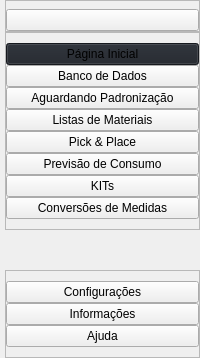
     <widget class="QCustomSlideMenu" name="leftMenuContainer" native="true">
      <property name="maximumSize">
       <size>
        <width>200</width>
        <height>16777215</height>
       </size>
      </property>
      <layout class="QVBoxLayout" name="verticalLayout">
       <property name="spacing">
        <number>0</number>
       </property>
       <property name="leftMargin">
        <number>0</number>
       </property>
       <property name="topMargin">
        <number>0</number>
       </property>
       <property name="rightMargin">
        <number>0</number>
       </property>
       <property name="bottomMargin">
        <number>0</number>
       </property>
       <item>
        <widget class="QWidget" name="leftMenuSubContainer" native="true">
         <layout class="QVBoxLayout" name="verticalLayout_2">
          <property name="spacing">
           <number>0</number>
          </property>
          <property name="leftMargin">
           <number>5</number>
          </property>
          <property name="topMargin">
           <number>0</number>
          </property>
          <property name="rightMargin">
           <number>0</number>
          </property>
          <property name="bottomMargin">
           <number>0</number>
          </property>
          <item alignment="Qt::AlignTop">
           <widget class="QFrame" name="frame">
            <property name="frameShape">
             <enum>QFrame::StyledPanel</enum>
            </property>
            <property name="frameShadow">
             <enum>QFrame::Raised</enum>
            </property>
            <layout class="QHBoxLayout" name="horizontalLayout_2">
             <property name="spacing">
              <number>0</number>
             </property>
             <property name="leftMargin">
              <number>0</number>
             </property>
             <property name="topMargin">
              <number>8</number>
             </property>
             <property name="rightMargin">
              <number>0</number>
             </property>
             <property name="bottomMargin">
              <number>0</number>
             </property>
             <item>
              <widget class="QPushButton" name="menuBtn">
               <property name="toolTip">
                <string>Menu</string>
               </property>
               <property name="text">
                <string/>
               </property>
               <property name="icon">
                <iconset resource="resources.qrc">
                 <normaloff>:/icons/icons/feather-WHITE/align-justify.svg</normaloff>:/icons/icons/feather-WHITE/align-justify.svg</iconset>
               </property>
               <property name="iconSize">
                <size>
                 <width>24</width>
                 <height>24</height>
                </size>
               </property>
               <property name="flat">
                <bool>false</bool>
               </property>
              </widget>
             </item>
            </layout>
           </widget>
          </item>
          <item alignment="Qt::AlignTop">
           <widget class="QFrame" name="frame_2">
            <property name="sizePolicy">
             <sizepolicy hsizetype="Preferred" vsizetype="Preferred">
              <horstretch>0</horstretch>
              <verstretch>0</verstretch>
             </sizepolicy>
            </property>
            <property name="frameShape">
             <enum>QFrame::StyledPanel</enum>
            </property>
            <property name="frameShadow">
             <enum>QFrame::Raised</enum>
            </property>
            <layout class="QVBoxLayout" name="verticalLayout_3">
             <property name="spacing">
              <number>0</number>
             </property>
             <property name="leftMargin">
              <number>0</number>
             </property>
             <property name="topMargin">
              <number>10</number>
             </property>
             <property name="rightMargin">
              <number>0</number>
             </property>
             <property name="bottomMargin">
              <number>10</number>
             </property>
             <item>
              <widget class="QPushButton" name="homeBtn">
               <property name="enabled">
                <bool>true</bool>
               </property>
               <property name="sizePolicy">
                <sizepolicy hsizetype="Minimum" vsizetype="Fixed">
                 <horstretch>0</horstretch>
                 <verstretch>0</verstretch>
                </sizepolicy>
               </property>
               <property name="sizeIncrement">
                <size>
                 <width>0</width>
                 <height>0</height>
                </size>
               </property>
               <property name="font">
                <font>
                 <stylestrategy>PreferAntialias</stylestrategy>
                </font>
               </property>
               <property name="toolTip">
                <string>Página Inicial</string>
               </property>
               <property name="layoutDirection">
                <enum>Qt::LeftToRight</enum>
               </property>
               <property name="autoFillBackground">
                <bool>false</bool>
               </property>
               <property name="styleSheet">
                <string notr="true">background-color: #1F232A;</string>
               </property>
               <property name="text">
                <string>Página Inicial</string>
               </property>
               <property name="icon">
                <iconset resource="resources.qrc">
                 <normaloff>:/icons/icons/feather-WHITE/home.svg</normaloff>:/icons/icons/feather-WHITE/home.svg</iconset>
               </property>
               <property name="iconSize">
                <size>
                 <width>24</width>
                 <height>24</height>
                </size>
               </property>
              </widget>
             </item>
             <item>
              <widget class="QPushButton" name="dataBtn">
               <property name="toolTip">
                <string>Banco de Dados</string>
               </property>
               <property name="text">
                <string>Banco de Dados</string>
               </property>
               <property name="icon">
                <iconset resource="resources.qrc">
                 <normaloff>:/icons/icons/feather-WHITE/database.svg</normaloff>:/icons/icons/feather-WHITE/database.svg</iconset>
               </property>
               <property name="iconSize">
                <size>
                 <width>24</width>
                 <height>24</height>
                </size>
               </property>
              </widget>
             </item>
             <item>
              <widget class="QPushButton" name="waitingBtn">
               <property name="toolTip">
                <string>Aguardando Padronização</string>
               </property>
               <property name="text">
                <string>Aguardando Padronização</string>
               </property>
               <property name="icon">
                <iconset resource="resources.qrc">
                 <normaloff>:/icons/icons/feather-WHITE/clock.svg</normaloff>:/icons/icons/feather-WHITE/clock.svg</iconset>
               </property>
               <property name="iconSize">
                <size>
                 <width>24</width>
                 <height>24</height>
                </size>
               </property>
              </widget>
             </item>
             <item>
              <widget class="QPushButton" name="bomBtn">
               <property name="toolTip">
                <string>Listas de Materiais</string>
               </property>
               <property name="text">
                <string>Listas de Materiais</string>
               </property>
               <property name="icon">
                <iconset resource="resources.qrc">
                 <normaloff>:/icons/icons/feather-WHITE/list.svg</normaloff>:/icons/icons/feather-WHITE/list.svg</iconset>
               </property>
               <property name="iconSize">
                <size>
                 <width>24</width>
                 <height>24</height>
                </size>
               </property>
              </widget>
             </item>
             <item>
              <widget class="QPushButton" name="pickplaceBtn">
               <property name="toolTip">
                <string>Pick &amp; Place</string>
               </property>
               <property name="text">
                <string>Pick &amp;&amp; Place</string>
               </property>
               <property name="icon">
                <iconset resource="resources.qrc">
                 <normaloff>:/icons/icons/feather-WHITE/cpu.svg</normaloff>:/icons/icons/feather-WHITE/cpu.svg</iconset>
               </property>
               <property name="iconSize">
                <size>
                 <width>24</width>
                 <height>24</height>
                </size>
               </property>
              </widget>
             </item>
             <item>
              <widget class="QPushButton" name="forecastingBtn">
               <property name="toolTip">
                <string>Previsão de Consumo</string>
               </property>
               <property name="text">
                <string>Previsão de Consumo</string>
               </property>
               <property name="icon">
                <iconset resource="resources.qrc">
                 <normaloff>:/icons/icons/feather-WHITE/trending-up.svg</normaloff>:/icons/icons/feather-WHITE/trending-up.svg</iconset>
               </property>
               <property name="iconSize">
                <size>
                 <width>24</width>
                 <height>24</height>
                </size>
               </property>
              </widget>
             </item>
             <item>
              <widget class="QPushButton" name="kitsBtn">
               <property name="toolTip">
                <string>KITs</string>
               </property>
               <property name="text">
                <string>KITs</string>
               </property>
               <property name="icon">
                <iconset resource="resources.qrc">
                 <normaloff>:/icons/icons/feather-WHITE/package.svg</normaloff>:/icons/icons/feather-WHITE/package.svg</iconset>
               </property>
               <property name="iconSize">
                <size>
                 <width>24</width>
                 <height>24</height>
                </size>
               </property>
              </widget>
             </item>
             <item>
              <widget class="QPushButton" name="convertBtn">
               <property name="toolTip">
                <string>Conversões de Medidas</string>
               </property>
               <property name="text">
                <string>Conversões de Medidas</string>
               </property>
               <property name="icon">
                <iconset resource="resources.qrc">
                 <normaloff>:/icons/icons/feather-WHITE/refresh-cw.svg</normaloff>:/icons/icons/feather-WHITE/refresh-cw.svg</iconset>
               </property>
               <property name="iconSize">
                <size>
                 <width>24</width>
                 <height>24</height>
                </size>
               </property>
              </widget>
             </item>
            </layout>
           </widget>
          </item>
          <item>
           <spacer name="verticalSpacer">
            <property name="orientation">
             <enum>Qt::Vertical</enum>
            </property>
            <property name="sizeHint" stdset="0">
             <size>
              <width>20</width>
              <height>40</height>
             </size>
            </property>
           </spacer>
          </item>
          <item alignment="Qt::AlignBottom">
           <widget class="QFrame" name="frame_3">
            <property name="frameShape">
             <enum>QFrame::StyledPanel</enum>
            </property>
            <property name="frameShadow">
             <enum>QFrame::Raised</enum>
            </property>
            <layout class="QVBoxLayout" name="verticalLayout_4">
             <property name="spacing">
              <number>0</number>
             </property>
             <property name="leftMargin">
              <number>0</number>
             </property>
             <property name="topMargin">
              <number>10</number>
             </property>
             <property name="rightMargin">
              <number>0</number>
             </property>
             <property name="bottomMargin">
              <number>10</number>
             </property>
             <item>
              <widget class="QPushButton" name="settingsBtn">
               <property name="toolTip">
                <string>Configurações</string>
               </property>
               <property name="text">
                <string>Configurações</string>
               </property>
               <property name="icon">
                <iconset resource="resources.qrc">
                 <normaloff>:/icons/icons/feather-WHITE/settings.svg</normaloff>:/icons/icons/feather-WHITE/settings.svg</iconset>
               </property>
               <property name="iconSize">
                <size>
                 <width>24</width>
                 <height>24</height>
                </size>
               </property>
              </widget>
             </item>
             <item>
              <widget class="QPushButton" name="infoBtn">
               <property name="toolTip">
                <string>Informações</string>
               </property>
               <property name="text">
                <string>Informações</string>
               </property>
               <property name="icon">
                <iconset resource="resources.qrc">
                 <normaloff>:/icons/icons/feather-WHITE/info.svg</normaloff>:/icons/icons/feather-WHITE/info.svg</iconset>
               </property>
               <property name="iconSize">
                <size>
                 <width>24</width>
                 <height>24</height>
                </size>
               </property>
              </widget>
             </item>
             <item>
              <widget class="QPushButton" name="helpBtn">
               <property name="toolTip">
                <string>Ajuda</string>
               </property>
               <property name="text">
                <string>Ajuda</string>
               </property>
               <property name="icon">
                <iconset resource="resources.qrc">
                 <normaloff>:/icons/icons/feather-WHITE/help-circle.svg</normaloff>:/icons/icons/feather-WHITE/help-circle.svg</iconset>
               </property>
               <property name="iconSize">
                <size>
                 <width>24</width>
                 <height>24</height>
                </size>
               </property>
              </widget>
             </item>
            </layout>
           </widget>
          </item>
         </layout>
        </widget>
       </item>
      </layout>
     </widget>
